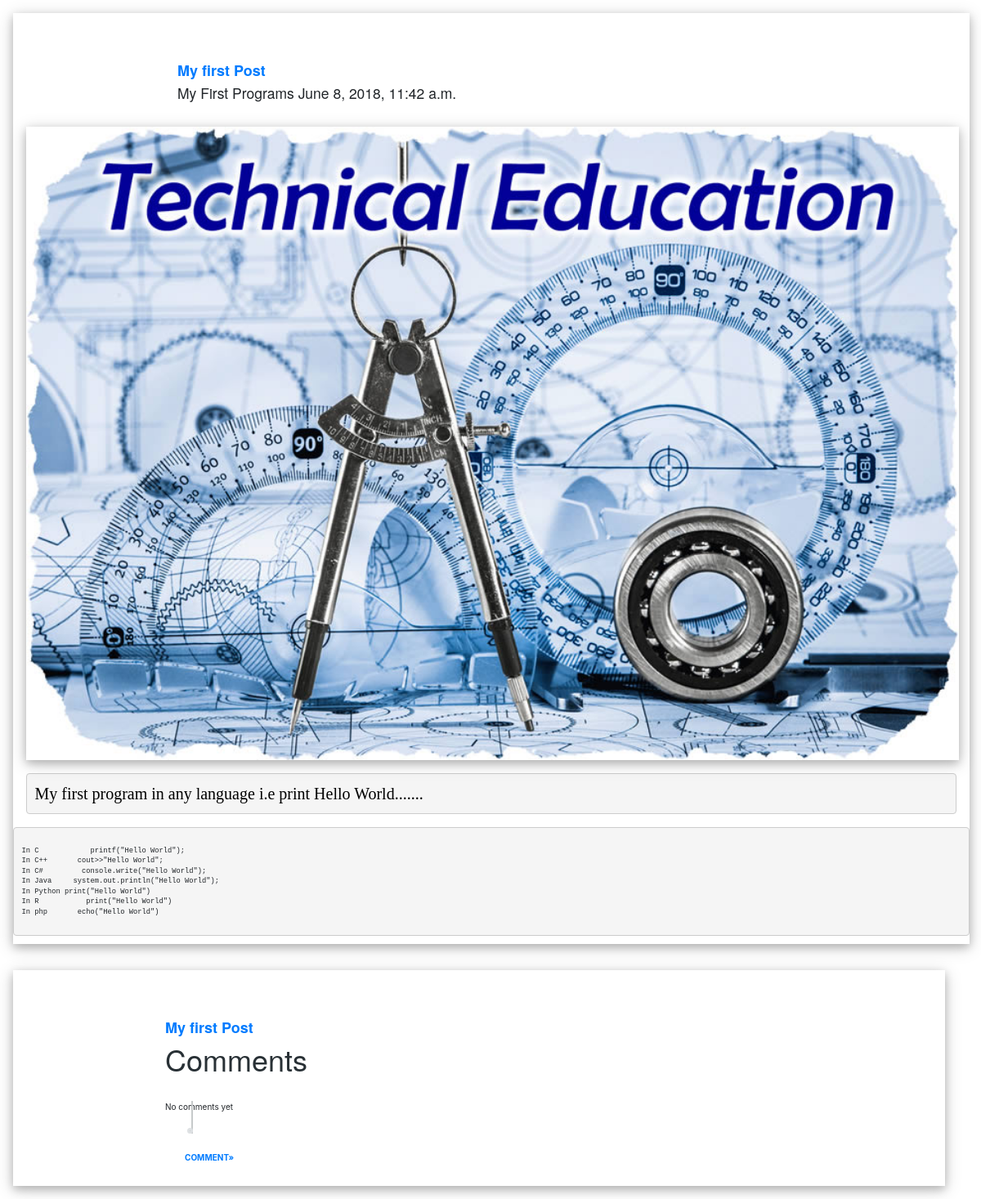
The page /1 on the database its author committed.
### blog/models.py (models this page shows)
class Post(models.Model):
    title = models.CharField(max_length=200)
    body = models.TextField()
    code = models.TextField(blank=True)
    date = models.DateTimeField(auto_now=True)
    remark = models.CharField(max_length=100, blank=True)
    image = models.ImageField(upload_to='media', blank=True)
    link = models.CharField(max_length=500, blank=True)
    file = models.FileField(upload_to='files', blank=True)
    def __str__(self):
        return self.title

### blog/views.py (the view, shortened to what this page needs)
# urls.py: path('<int:pk>', Post_.as_view(), name='view'),
class Post_(DetailView):
    model = Post
    template_name = 'blog/details.html'

### blog/templates/blog/details.html (shortened to what this page needs)
{% extends 'blog/base.html' %}
{% block body %}
    <body class="w3-animate-zoom">
    <div class="w3-card-4 w3-margin w3-col l8 s12 " style="width: 97.5%">
        <div class="comments-container w3-transparent"><h1><a href="{% url 'blog:view' post.id %}">{{ post }}</a></h1>
            <h3>{{ post.remark }} {{ post.date }}</h3>
        </div>
        <div class="w3-card-4 w3-margin w3-col l8  " style="width: 97.5% ">
            <img src="{{ post.image.url }}" alt="Nature" style="width:100%">
        </div>
        <pre class="w3-margin  "
             style="white-space:pre-wrap;color: black;font-family: ' Consolas';font-size: 20px">{{ post.body }}</pre>
        {% if post.code %}
            <figure>
                  <pre>
                    <code><br>{{ post.code }} </code>
                  </pre>
            </figure>
        {% endif %}
    </div>
    <div class="container w3-margin w3-card-4 w3-col l8 s12" style="width: 97.5%">
        <link href="font-awesome.min.css" rel="stylesheet">
        <div class="row">
            <div class="comments-container">
                <h1><a href="/{{ post.id }}">{{ post }}</a></h1>
                <h1>Comments</h1>
                <ul id="comments-list" class="comments-list">
                    {% for i in post.comment_set.all %}
                        <li>
                            <div class="comment-main-level">
                                <div class="comment-avatar"><img src="{{ post.image.url }}" alt=""></div>
                                <div class="comment-box">
                                    <div class="comment-head w3-card-4 ">
                                        {% if  i.user_name == 'admin' %}
                                            <h6 class="comment-name by-author">
                                                <a href="{% url 'blog:about' %}">{{ i.user_name }}</a>
                                            </h6>
                                        {% else %}
                                            <h6 class="comment-name ">
                                                <a href="#">{{ i.user_name }}</a>
                                            </h6>
                                        {% endif %}
                                        <span>{{ i.date }}</span>
                                        <a href="{% url 'blog:reply' i.id %}">
                                            <i class="fa fa-reply "></i>
                                        </a>
                                        </i>
                                        <i class="fa fa-heart"></i>
                                    </div>
                                    <div class="comment-content w3-card-4">{{ i.comment }}</div>
                                </div>
                            </div>
                            <ul class="comments-list reply-list">
                                {% for j in i.replymodel_set.all %}
                                    <li>
                                        <div class="comment-avatar"><img src={{ post.image.url }}></div>
                                        <div class="comment-box">
                                            <div class="comment-head">
                                                <h6 class="comment-name">
                                                    {{ j.user_name }}
                                                </h6>
                                                <span>{{ j.date }}</span>
                                                <i class="fa fa-bell"></i>
                                                <i class="fa fa-heart"></i>
                                            </div>
                                            <div class="comment-content">
                                                {{ j.reply }}
                                            </div>
                                        </div>
                                    </li>
                                {% endfor %}
                            </ul>
                        </li>
                    {% empty %}
                        <p>No comments yet</p>
                        <br>
                    {% endfor %}
                </ul>
                <a href="{% url 'blog:comment' post.id %}">
                    <button class="w3-button w3-hover-border-white w3-padding-large "><b>COMMENT»</b></button>
                </a>
            </div>
        </div>
    </div>
    </body>
{% endblock %}

### static_temp/css/w3.css (style rules this page uses)
*,*:before,*:after { box-sizing:inherit }
body { margin:0 }
article,aside,details,figcaption,figure,footer,header,main,menu,nav,section,summary { display:block }
a { background-color:transparent;-webkit-text-decoration-skip:objects }
figure { margin:1em 40px }
img { border-style:none }
code,kbd,pre,samp { font-family:monospace,monospace;font-size:1em }
button,input,select,textarea { font:inherit;margin:0 }
button,input { overflow:visible }
button,select { text-transform:none }
button,html [type=button],[type=reset],[type=submit] { -webkit-appearance:button }
html,body { font-family:Verdana,sans-serif;font-size:15px;line-height:1.5 }
h1 { font-size:36px }
h3 { font-size:24px }
h1,h2,h3,h4,h5,h6 { font-family:"Segoe UI",Arial,sans-serif;font-weight:400;margin:10px 0 }
img { vertical-align:middle }
a { color:inherit }
.w3-btn,.w3-button { border:none;display:inline-block;padding:8px 16px;vertical-align:middle;overflow:hidden;text-decoration:none;color:inherit;background-color:inherit;text-align:center;cursor:pointer;white-space:nowrap }
.w3-btn,.w3-button { -webkit-touch-callout:none;-webkit-user-select:none;-khtml-user-select:none;-moz-user-select:none;-ms-user-select:none;user-select:none }
.w3-col,.w3-half,.w3-third,.w3-twothird,.w3-threequarter,.w3-quarter { float:left;width:100% }
.w3-col.s12 { width:99.99999% }
@media (min-width:993px) { .w3-col.l8 { width:66.66666% } }
.w3-card-4,.w3-hover-shadow:hover { box-shadow:0 4px 10px 0 rgba(0,0,0,0.2),0 4px 20px 0 rgba(0,0,0,0.19) }
.w3-animate-zoom { animation:animatezoom 0.6s }
.w3-margin { margin:16px!important }
.w3-padding-large { padding:12px 24px!important }
.w3-transparent,.w3-hover-none:hover { background-color:transparent!important }

### static_temp/comment/style.css (style rules this page uses)
* { margin: 0; padding: 0; -webkit-box-sizing: border-box; -moz-box-sizing: border-box; box-sizing: border-box; }
a { color: #03658c; text-decoration: none; }
ul { list-style-type: none; }
body { font-family: 'Roboto', Arial, Helvetica, Sans-serif, Verdana; background: #dee1e3; }
.comments-container { margin: 60px auto 15px; width: 768px; }
.comments-container h1 { font-size: 36px; color: #283035; font-weight: 400; }
.comments-container h1 a { font-size: 18px; font-weight: 700; }
.comments-list { margin-top: 30px; position: relative; }
.comments-list:before { content: ''; width: 2px; height: 100%; background: #c7cacb; position: absolute; left: 32px; top: 0; }
.comments-list:after { content: ''; position: absolute; background: #c7cacb; bottom: 0; left: 27px; width: 7px; height: 7px; border: 3px solid #dee1e3; -webkit-border-radius: 50%; -moz-border-radius: 50%; border-radius: 50%; }

### rows shown on the page
Post: title "My first Post", remark "My First Programs", date "June 8, 2018, 11:42 a.m.", image (picture), body "My first program in any language i.e print Hello World.......", code "In C printf(\"Hello World\"); In C++ cout>>\"Hello World\"; In C# console.write(\"Hello World\"); In Java system.out.println(\"Hello World\"); In Python print(\"Hello World\") In R print(\"Hello World\") In php echo(\"Hello World\")"
